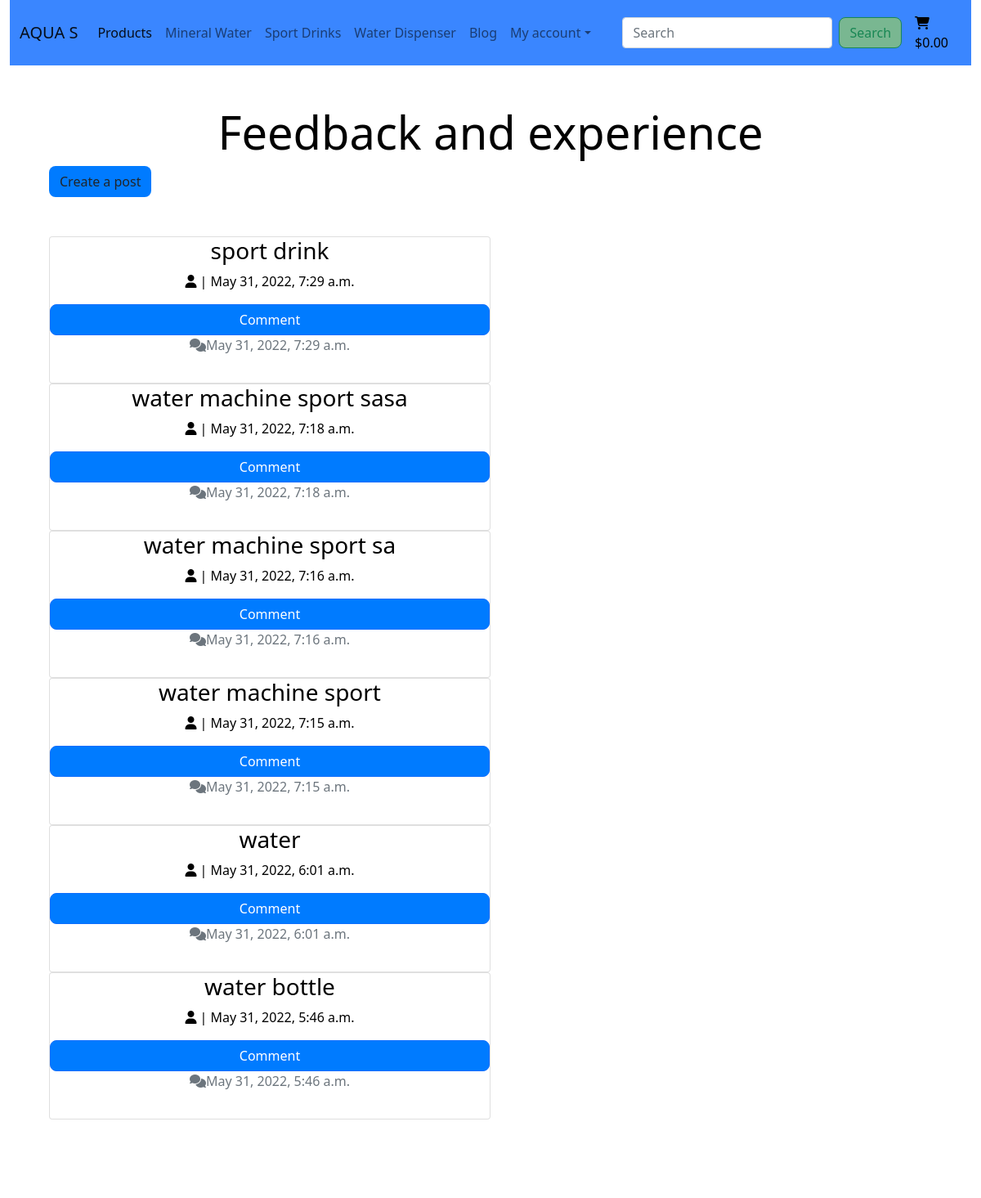
/blog/, run on an earlier commit of the app's database.
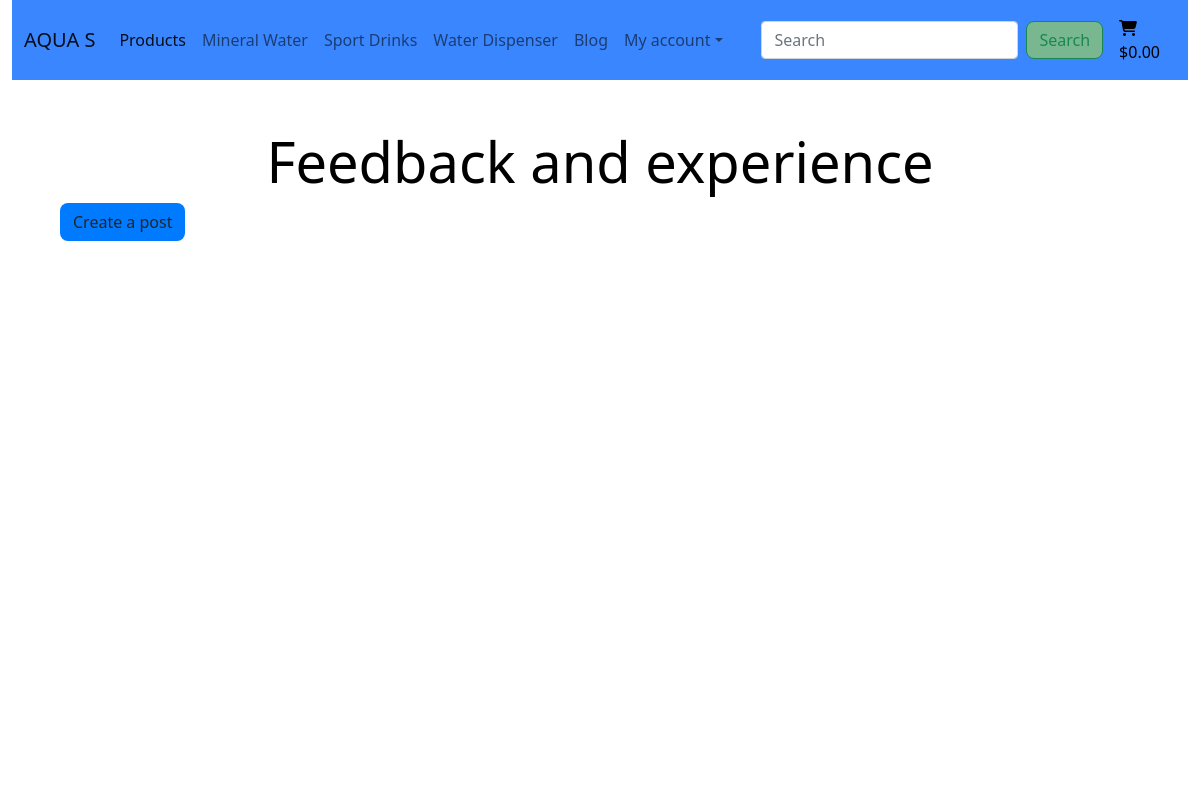
And on a later commit of the database.
### blog/models.py (models this page shows, shortened)
class Feedback(models.Model):
    title = models.CharField(max_length=200, unique=True)
    slug = models.SlugField(max_length=200, unique=True)
    author = models.ForeignKey(User, on_delete=models.CASCADE, related_name='posts')
    posted_date = models.DateTimeField(auto_now_add=True)
    content = models.TextField()
    status = models.IntegerField(choices=STATUS, default=0)
    likes = models.ManyToManyField(User, related_name='bloglike', blank=True)
    class Meta:
        ordering = ['posted_date']

### blog/views.py (the view)
# urls.py: path('', views.FeedbackList.as_view(), name='blog'),
class FeedbackList(generic.ListView):
    model = Feedback
    queryset = Feedback.objects.filter(status=1).order_by('-posted_date')
    paginate_by = 6
    template_name = 'blog/blog.html'

### bag/contexts.py (called while the page is built, shortened)
def bag_contents(request):
    bag_items = []
    total = 0
    product_quantity = 0
    delivery = 0
    bag = request.session.get('bag', {})
    grand_total = delivery + total
    context = {
        'bag_items': bag_items,
        'total': total,
        'product_quantity': product_quantity,
        'delivery': delivery,
        'grand_total': grand_total,
    }
    return context

### blog/templates/blog/blog.html (shortened to what this page needs)
{% extends 'base.html' %}
{% load static %}
{% block content %}
    <div class="overlay"></div>
    <div class="container-fluid">
        <div class="my-auto p-5" id="blogpost">
            <h1 class="display-4 logo-font text-black text-center">
                Feedback and experience
            </h1>
            <a href="{% url 'blog_create' %}" class="btn btn-black">Create a post</a>
            <div class="my-5 text-center text-black">
                {% for post in feedback_list %}
                    <div class="col-sm-6">
                        <div class="card border-1">
                            <h3 class="card-title">{{ post.title }}</h3>
                            <p class="card-text">
                                <i class="fa-solid fa-user"></i>
                                {{ post.user }} | {{ post.posted_date }}
                            </p>
                            <a href="{% url 'feedback_detail' post.slug %}" class="btn btn-primary">Comment</a>
                            <p class="card-text text-muted"><i class="fa-solid fa-comments"></i>{{ post.posted_date }}</p>
                        </div>
                    </div>
                {% endfor %}
            </div>
        </div>
    </div>
{% endblock %}

What changed in the data, as far as the page shows it:
removed Feedback: title "sport drink", posted_date "May 31, 2022, 7:29 a.m."
removed Feedback: title "water machine sport sasa", posted_date "May 31, 2022, 7:18 a.m."
removed Feedback: title "water machine sport sa", posted_date "May 31, 2022, 7:16 a.m."
removed Feedback: title "water machine sport", posted_date "May 31, 2022, 7:15 a.m."
removed Feedback: title "water", posted_date "May 31, 2022, 6:01 a.m."
removed Feedback: title "water bottle", posted_date "May 31, 2022, 5:46 a.m."
